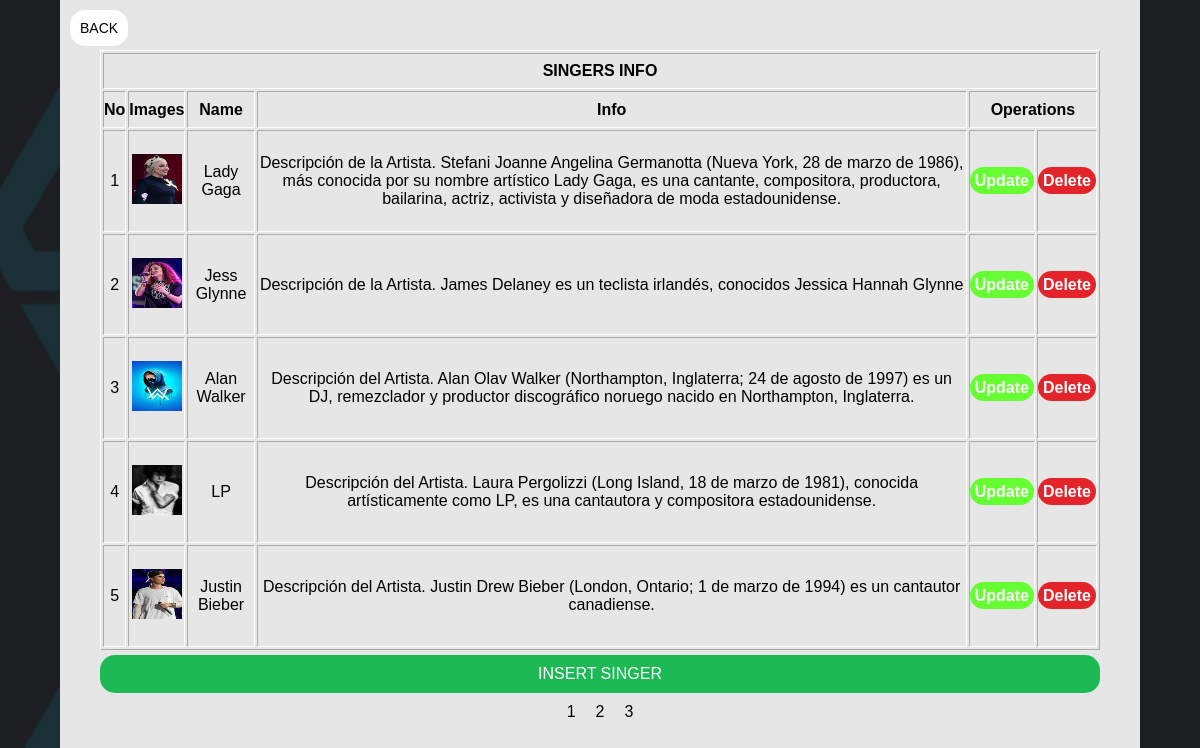
/auth/auth/editSinger.php (signed in), run on the app's committed database.
### tables this page shows
CREATE TABLE `singers` (
  `id` int(11) NOT NULL,
  `name` varchar(50) NOT NULL,
  `info` varchar(255) NOT NULL,
  `image` varchar(50) NOT NULL
);

### auth/auth/editSinger.php (the view, shortened to what this page needs)
<?php
include("../utils/dbConnection.php");
$sql = "SELECT * FROM singers";
$result = mysqli_query($conn, $sql);
$singers = mysqli_fetch_all($result, MYSQLI_ASSOC);
?>
<!DOCTYPE html>
<html lang="en">
<head>
    <link rel="stylesheet" href="./css/editSinger.css">
    <link rel="stylesheet" href="https://cdnjs.cloudflare.com/ajax/libs/font-awesome/4.7.0/css/font-awesome.min.css">
</head>
<body>
    <div class="container">
        <div class="link">
            <a class="ca2" href="adminDashboard.php">BACK</a>
        </div>
        <table id="customers" align="center" border="1" style="border-color: #fff;" class="displaySinger">
            <tr>
                <th colspan="6">SINGERS INFO</th>
            </tr>
            <tr>
                <th>No</th>
                <th>Images</th>
                <th>Name</th>
                <th>Info</th>
                <th colspan="3">Operations</th>
            </tr>
            <?php foreach ($singers as $index => $singer) : if ($index == 5) break; ?>
                <tr>
                    <td><?php echo $index + 1; ?></td>
                    <td><img style="width: 50px; height: 50px;" src="<?php echo '../' . $singer['image'] ?>"></td>
                    <td><?php echo $singer['name']; ?></td>
                    <td><?php echo $singer['info']; ?></td>
                    <td><a style="padding: 5px; background-color: #66FF33; color: #fff; border-radius: 15px; text-decoration: none;" href="insertSinger.php?id=<?php echo $singer['id'] ?>"><strong>Update</strong></a></td>
                    <td><a style="padding: 5px; background-color: #E3242B; color: #fff; border-radius: 15px; text-decoration: none;" href="deleteSinger.php?id=<?php echo $singer['id'] ?>"><strong>Delete</strong></a></td>
                </tr>
            <?php endforeach; ?>
        </table>
        <div class="c3"><a href=insertSinger.php>INSERT SINGER</a></div>
        <div class="paginationButton">
            <ul style="display: flex; list-style-type: none; color: black; margin: 0 auto; justify-content: center;">
                <li onclick="pagination(this.value);" style="padding: 10px;" value="1"> 1</li>
                <li onclick="pagination(this.value);" style="padding: 10px;" value="2"> 2</li>
                <li onclick="pagination(this.value);" style="padding: 10px;" value="3"> 3</li>
            </ul>
        </div>
    </div>
</body>
</html>

### auth/auth/css/editSinger.css (style rules this page uses)
body { background-image: url(../spotify-theme.png); display: flex; justify-content: center; align-items: center; height: 100vh; flex-direction: column; }
* { font-family: sans-serif; box-sizing: border-box; padding: 0; margin: 0; }
.container { text-align: center; width: 1080px; height: 100%; background-color: rgb(230, 230, 230); color: black; padding-top: 50px; position: relative; }
#customers { height: 80%; }
#customers tr, #customers td { max-height: 10px; }
.ca2 { font-size: 14px; padding: 10px; display: inline-block; text-decoration: none; color: black; padding: 10px 10px; border-radius: 15px; margin-bottom: 5px; background-color: #fff; }
.c3 { width : 1000px; background-color: #1DB954; margin: 0 auto; margin-top: 5px; border-radius: 15px; padding: 10px; }
.c3 > a { text-decoration: none; color: #fff; }
td { text-align: center; }
.link { display: flex; justify-content: space-between; width: 40%; margin: 10px; position: absolute; top: 0; left: 0; }
table { width: 1000px; margin: 0 auto; }

### data on the page
singers: image (picture), name "Lady Gaga", info "Descripción de la Artista. Stefani Joanne Angelina Germanotta (Nueva York, 28 de marzo de 1986), más conocida por su nombre artístico Lady Gaga, es una cantante, compositora, productora, bailarina, actriz, activista y diseñadora de moda estadounidense."
singers: image (picture), name "Jess Glynne", info "Descripción de la Artista. James Delaney es un teclista irlandés, conocidos Jessica Hannah Glynne"
singers: image (picture), name "Alan Walker", info "Descripción del Artista. Alan Olav Walker (Northampton, Inglaterra; 24 de agosto de 1997) es un DJ, remezclador y productor discográfico noruego nacido en Northampton, Inglaterra."
singers: image (picture), name "LP", info "Descripción del Artista. Laura Pergolizzi (Long Island, 18 de marzo de 1981), conocida artísticamente como LP, es una cantautora y compositora estadounidense."
singers: image (picture), name "Justin Bieber", info "Descripción del Artista. Justin Drew Bieber (London, Ontario; 1 de marzo de 1994) es un cantautor canadiense."
